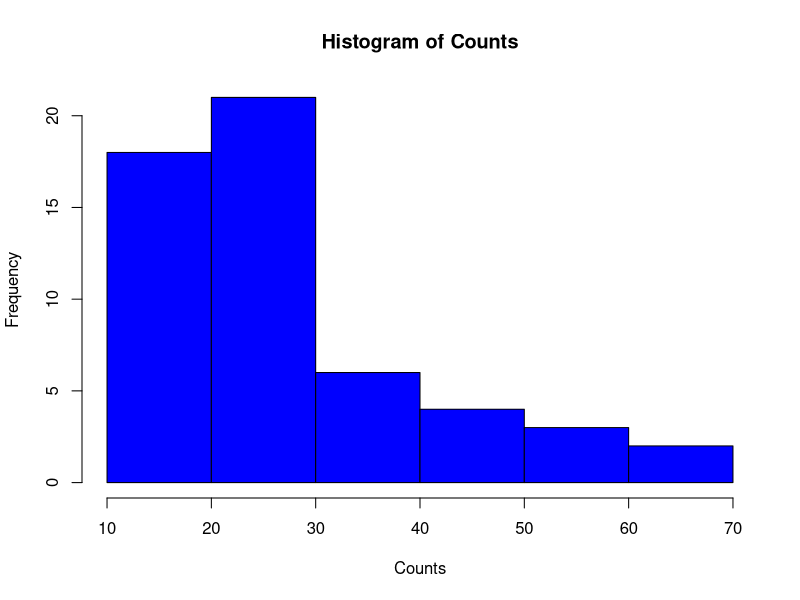
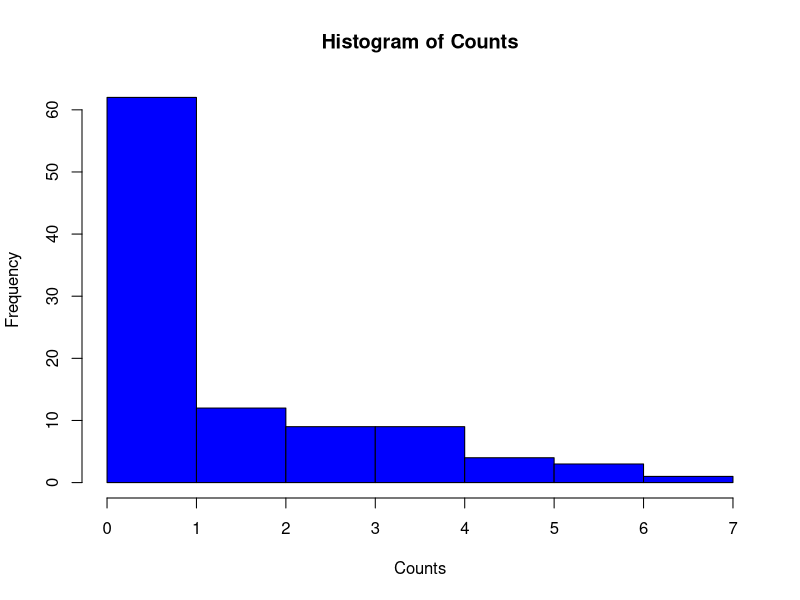

Generate these figures, in order, with R:
options(repr.plot.width=4, repr.plot.height=3)
#Input some counts
data<- c(26,30,54,25,70,52,51,26,67,18,21,29,17,12,18,35,30,36,36,21,24,18,10,43,28,15,26,27,14,29,19,29,31,41,20,44,42,26,19,16,39,28,21,39,29,20,21,24,17,13,15,15,16,28)
#Histogram of counts
hist(data, xlab="Counts", main="Histogram of Counts", col="blue")
#Mean
print("The Mean is")
mean(data)
#Variance
print("The Variance is")
var(data)
# The mean is a lot smaller than the variance, suggesting overdispersion


options(repr.plot.width=4, repr.plot.height=3)
#Install package
install.packages("VGAM")
library("VGAM")

#Number of data points to simulate
n=100
#Shape
lambda=3
#Probability of drawing a zero
p=0.5
#Create data
zip<-rzipois(n, lambda = lambda, pstr0 = p)
#Plot Histogram
hist(zip, xlab="Counts", main="Histogram of Counts", col="blue")
